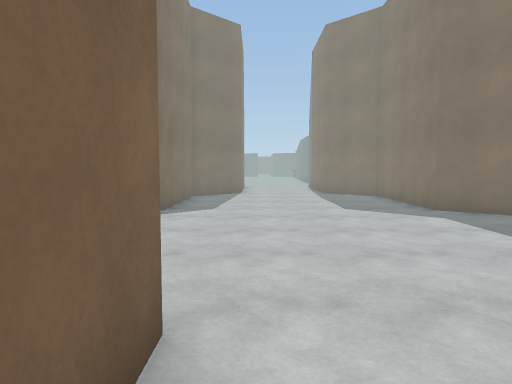
View 1 (above)

17 first-person views from a walk through a scene from a Unity 3-D project. The camera is 1.3 m above the floor, tilts 4° down and sees 70° across. The floor is counted in squares, 1 m on a side. Each view is taken from the middle of a square. On the plan, view 1 faces up. The plan holds only what a view shows up to about 15 squares ahead; the rest is blank. The place goes on beyond the plan. Some animated figures are left out. Some surface patterns are stand-ins.

View 2
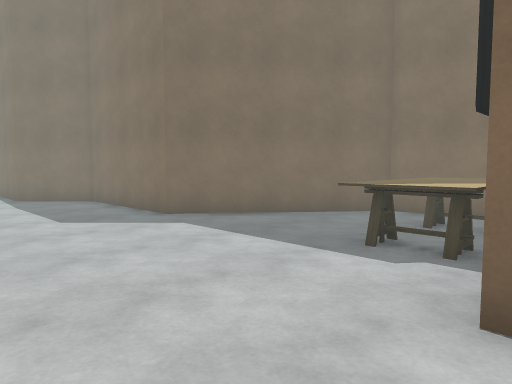

View 3
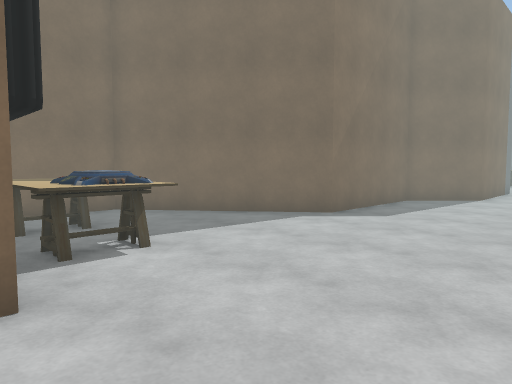

View 4
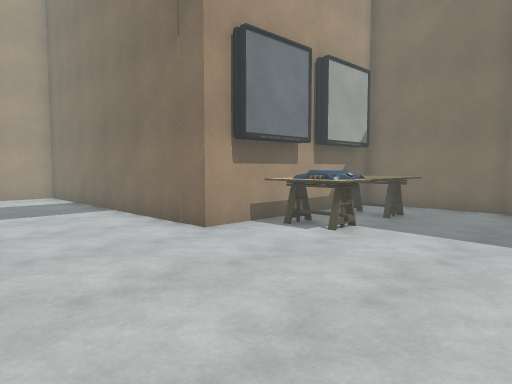

View 5
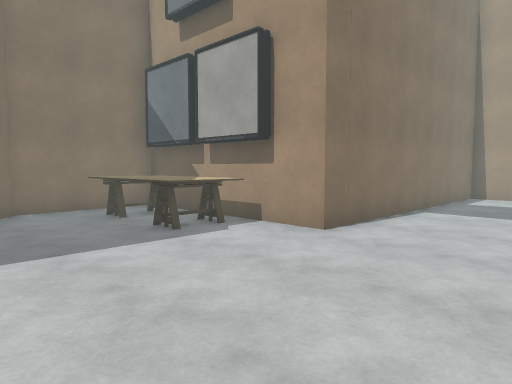

View 6
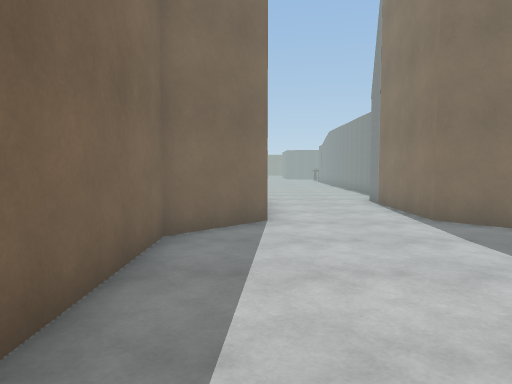

View 7
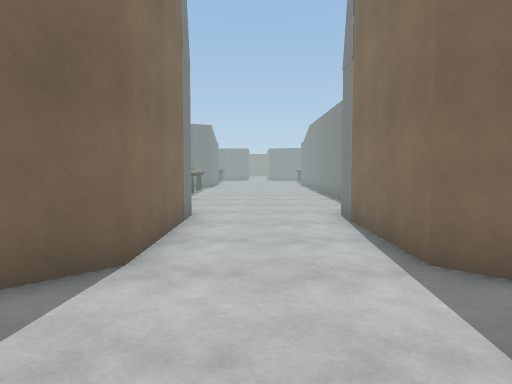

View 8
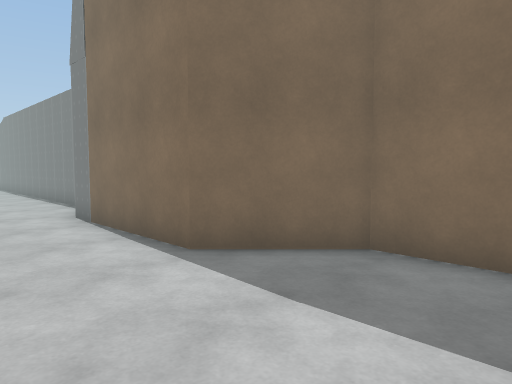

View 9
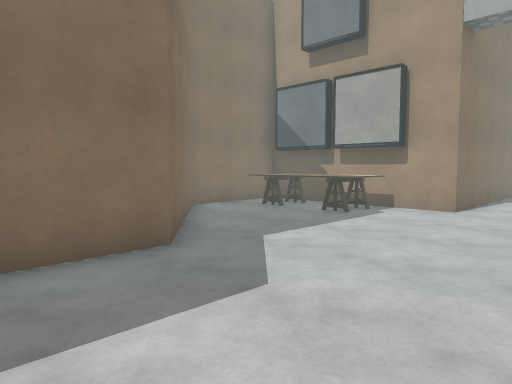

View 10
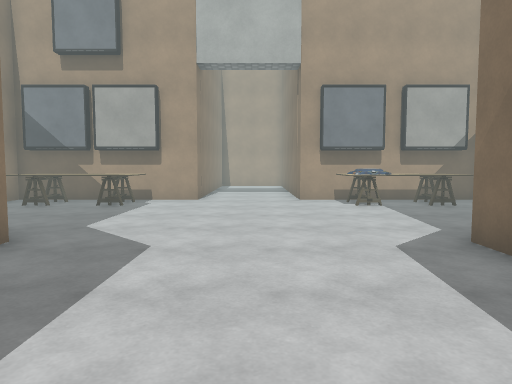

View 11
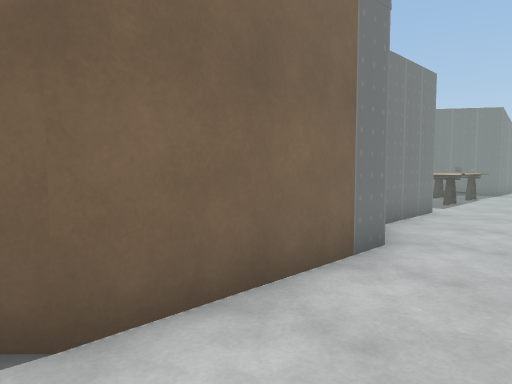

View 12
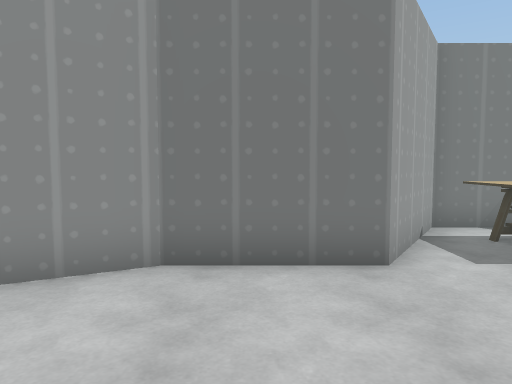

View 13
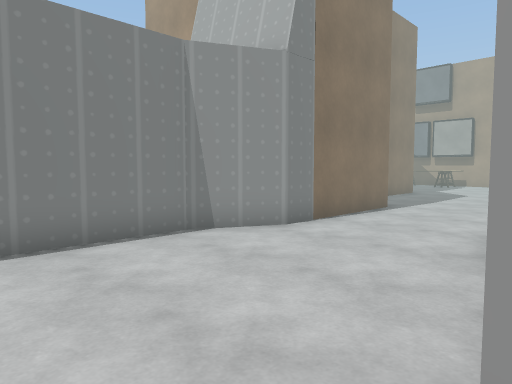

View 14
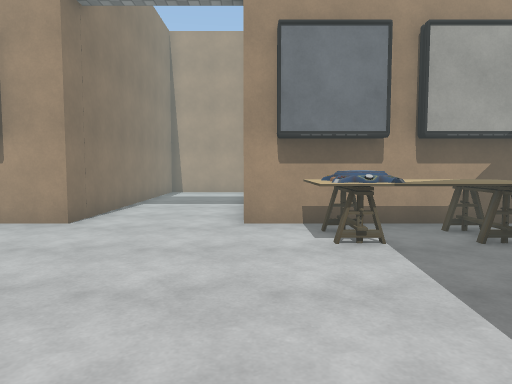

View 15
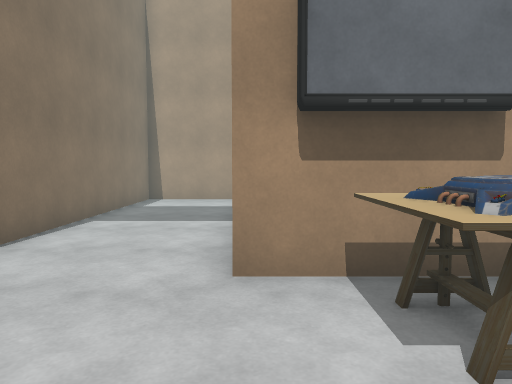

View 16
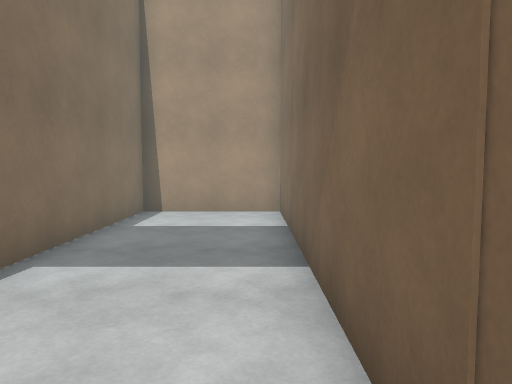

View 17
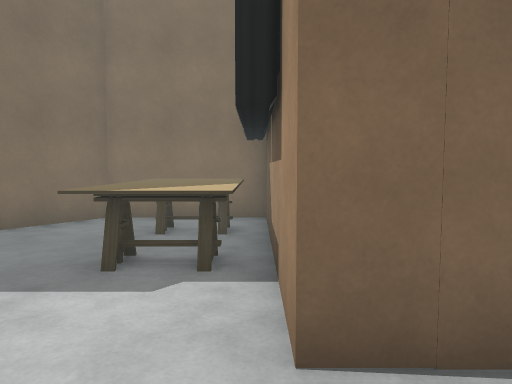

### Floor plan
Points are (right, up) in squares from view 1. A wall is a line through its corners. A room is listed if a view was taken in it or the views show most of it. See-through windows are left out.
Room 1 (views 1, 2, 3, 4, 5, 6, 7, 8, 9, 10, 11, 12, 13, 14, 15, 16, 17)
walls: (-0.7, 22.8) (-0.7, 17.7) (-2.7, 15.7) (-2.7, 10.7) (-7.7, 6.7) (-7.7, 2.7) (-0.7, 2.7) (-0.7, -7.5) (3.3, -7.5) (3.3, 2.7) (10.3, 2.7) (10.3, 6.7) (5.3, 10.7) (5.3, 15.7) (3.3, 17.8) (3.3, 22.7) (4.3, 24.7) (4.3, 29.5); (-4.4, 29.5) (-1.7, 27.7) (-1.7, 24.7) (-0.9, 23.1)
objects: table (-6, 4) to (-2, 5); other object (-3, 4) to (-2, 4); table (5, 4) to (9, 5)

Positions as (right, up) in squares from view 1, and headings:
1: (0, 0), facing up
2: (0, 2), facing up-right
3: (3, 2), facing up-left
4: (4, 9), facing down-left
5: (-1, 9), facing down-right
6: (-1, 9), facing up
7: (1, 13), facing up
8: (0, 13), facing up-right
9: (0, 14), facing down-right
10: (1, 17), facing down
11: (2, 17), facing up-left
12: (3, 26), facing left
13: (-2, 29), facing down-right
14: (-1, 11), facing down
15: (-1, 7), facing down
16: (0, 3), facing down
17: (1, 3), facing right
